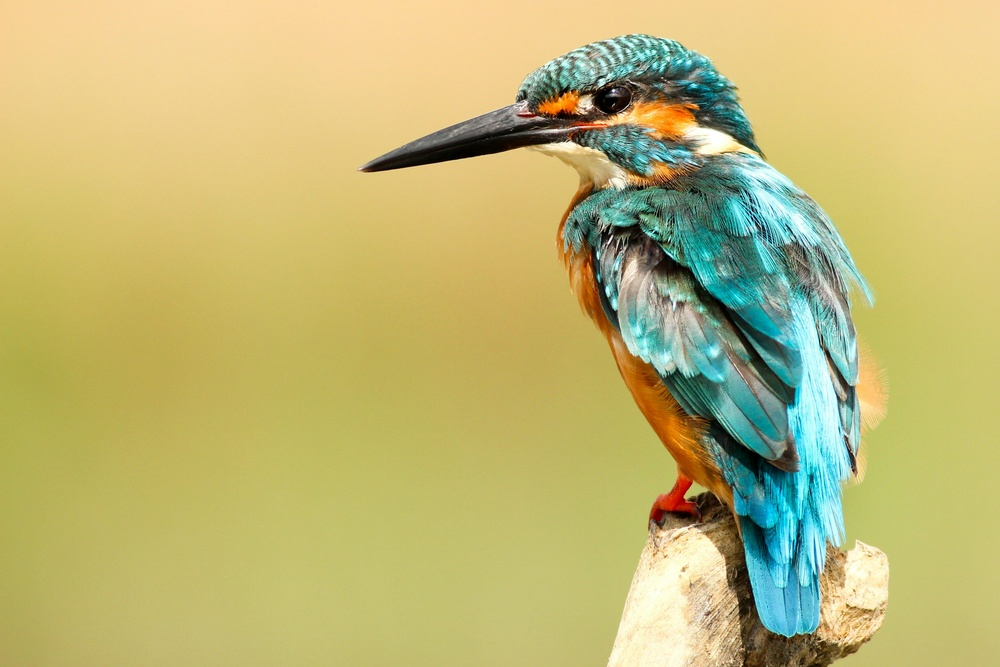
#> input picture input.jpg, 1000 x 667 px, shrunk from 3000 x 2000 before the run
$ python image_encryptor.py
#> lines starting #> are read from the running program, lines starting #| are printed output that depends on the picture
#> the answer given: 1
#> the answer given: input.jpg
#> the answer given: out.png
#> the answer given: 3
from PIL import Image

def encrypt_image(input_path, output_path, key=50):
#> called with input_path = 'input.jpg', output_path = 'out.png', key = 3
    img = Image.open(input_path)
#> img is the input picture: PIL image 1000x667 RGB; mean R, G, B 191, 183.1, 116.9
    pixels = img.load()
    width, height = img.size
#> width = 1000; height = 667

    for x in range(width):
        for y in range(height):
            r, g, b = pixels[x, y]
            # Simple encryption by adding key and wrapping around 256
            r_enc = (r + key) % 256
            g_enc = (g + key) % 256
            b_enc = (b + key) % 256
            pixels[x, y] = (r_enc, g_enc, b_enc)

    img.save(output_path)
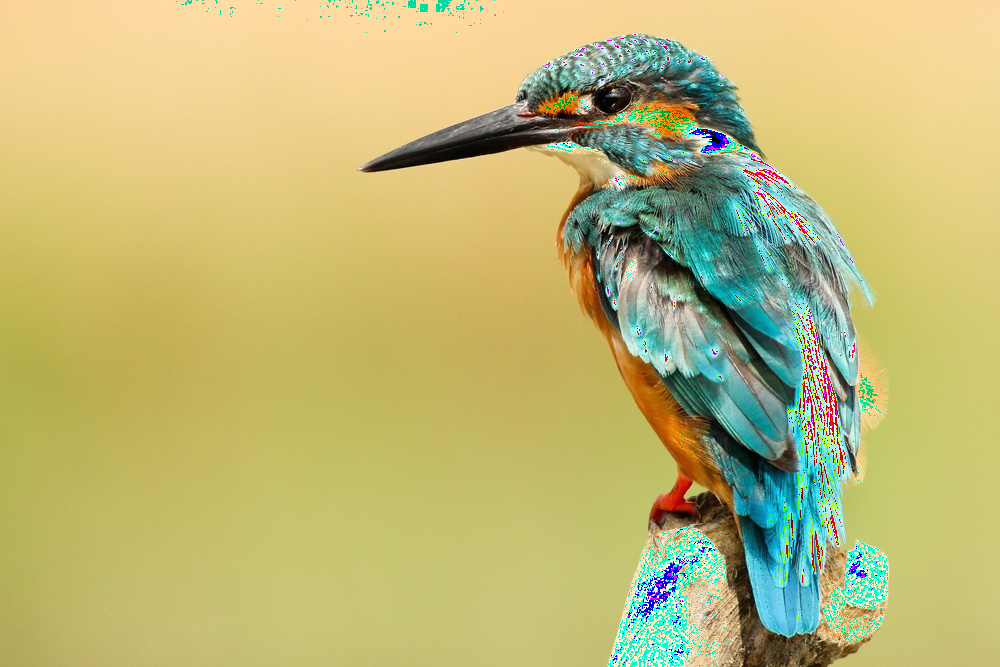
#> saved as out.png: PIL image 1000x667 RGB; mean R, G, B 190.7, 184.3, 118.3
    print(f"Encrypted image saved to {output_path}")

def decrypt_image(input_path, output_path, key=50):
    img = Image.open(input_path)
    pixels = img.load()
    width, height = img.size

    for x in range(width):
        for y in range(height):
            r, g, b = pixels[x, y]
            # Reverse encryption by subtracting key
            r_dec = (r - key) % 256
            g_dec = (g - key) % 256
            b_dec = (b - key) % 256
            pixels[x, y] = (r_dec, g_dec, b_dec)

    img.save(output_path)
    print(f"Decrypted image saved to {output_path}")

def main():
    print("Image Encryption Tool")
    print("1. Encrypt Image")
    print("2. Decrypt Image")
    choice = input("Enter your choice: ")

    input_path = input("Enter input image path: ")
    output_path = input("Enter output image path: ")
    key = int(input("Enter key (number): "))

    if choice == '1':
        encrypt_image(input_path, output_path, key)
    elif choice == '2':
        decrypt_image(input_path, output_path, key)
    else:
        print("Invalid choice")

if __name__ == "__main__":
    main()
